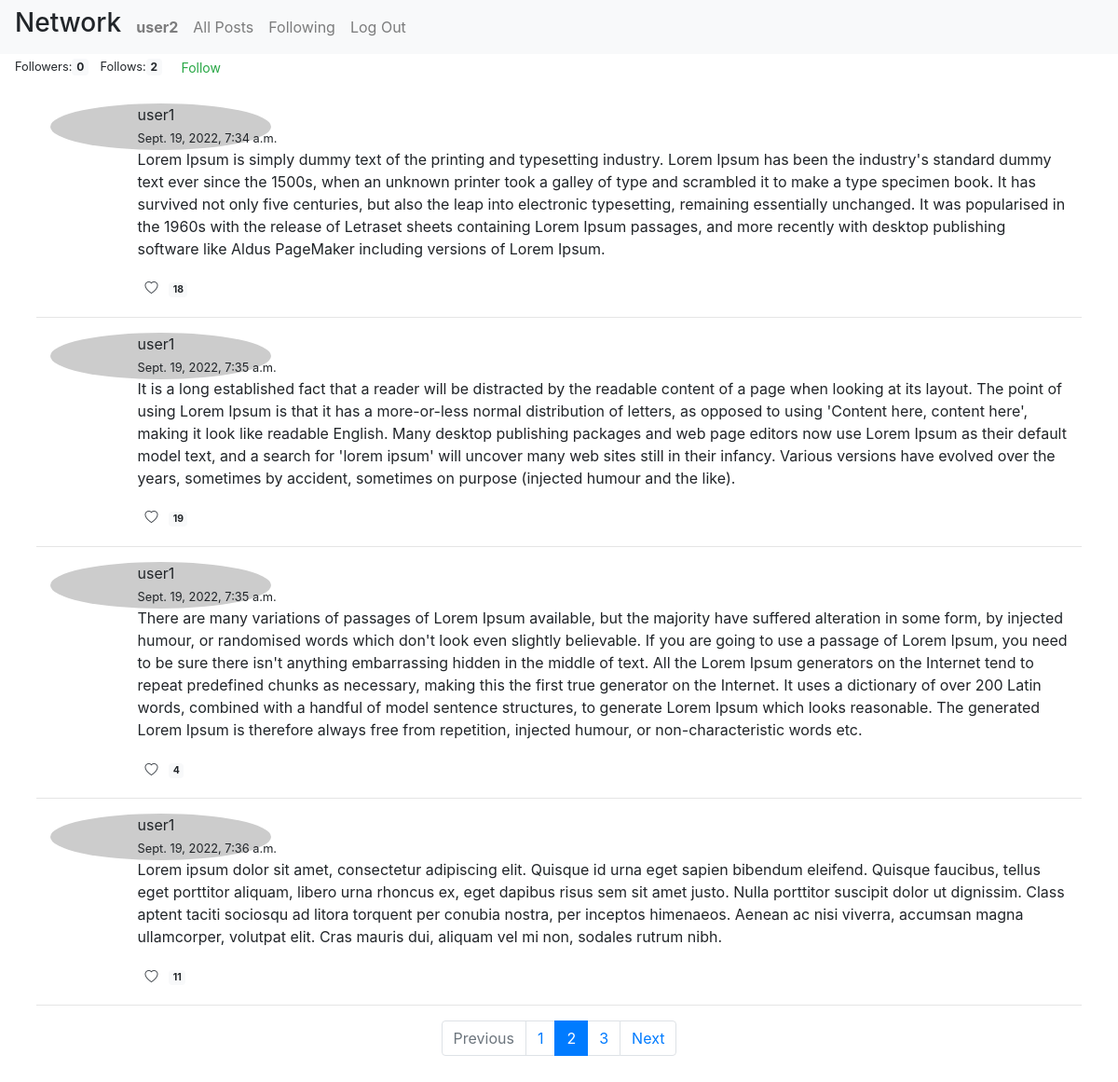
/profile/user1 (signed in), run on the app's committed database.
### network/models.py (models this page shows, shortened)
class User(AbstractUser):
    pic_src = models.CharField(
        max_length=255,
        blank=True
    )

class Post(models.Model):
    poster = models.ForeignKey(
        'User',
        on_delete=models.PROTECT,
        related_name='posts'
    )
    content = models.TextField(max_length=1024)
    timestamp = models.DateTimeField(auto_now_add=True)

### network/views.py (the view)
# urls.py: path("profile/<str:username>", views.profile, name="profile")
@csrf_exempt
def profile(request, username):
    usr = User.objects.get(username=username)
    posts = Post.objects.filter(poster=usr)
    likes = [Like.objects.filter(post_id=post.id).count() for post in posts]
    follow = Link.objects.filter(user_id=request.user, follows=usr)
    followers = Link.objects.filter(follows=usr).count()
    follows = Link.objects.filter(user_id = usr).count()
    return render(request, "network/profile.html", {
        "posts": zip(posts, likes),
        "follow": follow,
        "usr": usr,
        "followers": followers,
        "follows": follows
    }, status=200)

### network/templates/network/profile.html
{% extends "network/layout.html" %}
{% block body %}
<span class="ml-3">
    <small>Followers:</small><span class="badge badge-light mr-2">{{followers}}</span>
    <small>Follows:</small><span class="badge badge-light mr-2">{{follows}}</span>
    {% if user != usr %}
        {% if follow %}
            <div class="btn btn-outline-warning btn-sm" id="unfollow">UnFollow</div>
        {% else %}
            <div class="btn btn-outline-success btn-sm" id="follow">Follow</div>
        {% endif %}
    {% endif %}
</span>
<div class="container-fluid p-4">
    <div class="container-fluid" id="page-container">
        {% for post, like in posts %}
        <div class="container-fluid" id="outer-container">
            <div class="row">
                <div class="col-md-1 col-sm-2">
                    <img src={{ post.poster.pic_src }} alt="profile image" class="rounded-circle">
                </div>
                <div class="col-md-11 col-sm-10">
                    <div id="{{post.poster.username}}">{{post.poster.username}}</div>
                    <span class="timestamp"><small>{{ post.timestamp }}</small></span>
                    <p class="content">{{ post.content }}</p>
                    <div id="post-footer">
                        <span>
                            {% if user != usr %}
                                <button class="btn btn-outline-dark btn-sm like" id="{{post.id}}" style="border-style: none;">
                                    <i class="bi bi-heart"></i>
                                    <span class="badge badge-light ml-2 likes-count">{{ like }}</span>
                                </button>
                            {% else %}
                                <button class="btn btn-outline-dark btn-sm edit">
                                    <i class="bi bi-pencil"></i>
                                </button>
                            {% endif %}
                        </span>
                    </div>
                </div>
            </div>
        </div>
        <hr>
    {% endfor %}
    </div>
    <footer>
        <nav aria-label="...">
            <ul class="pagination justify-content-center">
            <li class="page-item disabled">
                <a class="page-link" href="#" tabindex="-1">Previous</a>
            </li>
            <li class="page-item"><a class="page-link" href="#">1</a></li>
            <li class="page-item active">
                <a class="page-link" href="#">2 <span class="sr-only">(current)</span></a>
            </li>
            <li class="page-item"><a class="page-link" href="#">3</a></li>
            <li class="page-item">
                <a class="page-link" href="#">Next</a>
            </li>
            </ul>
        </nav>
    </footer>
</div>
{% endblock %}

### network/templates/network/layout.html (shortened to what this page needs)
{% load static %}
<!DOCTYPE html>
<html lang="en">
    <head>
        <link rel="stylesheet" href="https://stackpath.bootstrapcdn.com/bootstrap/4.4.1/css/bootstrap.min.css">
        <link href="{% static 'network/styles.css' %}" rel="stylesheet">
        <link rel="stylesheet" href="https://cdn.jsdelivr.net/npm/bootstrap-icons@1.9.1/font/bootstrap-icons.css">
    </head>
    <body>
        <nav class="navbar navbar-expand-sm navbar-light bg-light">
                <h3 class="nav-brand mr-2">Network</h3>
                <ul class="navbar-nav mr-auto">
                    {% if user.is_authenticated %}
                        <li class="nav-item">
                            <a class="nav-link profile" href="{% url 'profile' user.username %}" data-usr="{{ user.username }}">
                                <strong>{{ user.username }}</strong>
                            </a>
                        </li>
                    {% endif %}
                    <li class="nav-item">
                    <a class="nav-link" href="{% url 'index' %}">All Posts</a>
                    </li>
                    {% if user.is_authenticated %}
                        <li class="nav-item">
                            <a class="nav-link following">Following</a>
                        </li>
                        <li class="nav-item">
                            <a class="nav-link" href="{% url 'logout' %}">Log Out</a>
                        </li>
                    {% endif %}
                </ul>
        </nav>
        <div class="body">
            {% block body %}
            {% endblock %}
        </div>
    </body>
</html>

### network/static/network/styles.css (style rules this page uses)
.btn { border-style: none; }

### data on the page
User: username "user2"
Post: poster.username "user1", timestamp "Sept. 19, 2022, 7:34 a.m.", content "Lorem Ipsum is simply dummy text of the printing and typesetting industry. Lorem Ipsum has been the industry's standard dummy text ever since the 1500s, when an unknown printer took a galley of type and scrambled it to make a type specimen book. It has survived not only five centuries, but also the leap into electronic typesetting, remaining essentially unchanged. It was popularised in the 1960s with the release of Letraset sheets containing Lorem Ipsum passages, and more recently with desktop publishing software like Aldus PageMaker including versions of Lorem Ipsum.", like "18"
Post: poster.username "user1", timestamp "Sept. 19, 2022, 7:35 a.m.", content "It is a long established fact that a reader will be distracted by the readable content of a page when looking at its layout. The point of using Lorem Ipsum is that it has a more-or-less normal distribution of letters, as opposed to using 'Content here, content here', making it look like readable English. Many desktop publishing packages and web page editors now use Lorem Ipsum as their default model text, and a search for 'lorem ipsum' will uncover many web sites still in their infancy. Various versions have evolved over the years, sometimes by accident, sometimes on purpose (injected humour and the like).", like "19"
Post: poster.username "user1", timestamp "Sept. 19, 2022, 7:35 a.m.", content "There are many variations of passages of Lorem Ipsum available, but the majority have suffered alteration in some form, by injected humour, or randomised words which don't look even slightly believable. If you are going to use a passage of Lorem Ipsum, you need to be sure there isn't anything embarrassing hidden in the middle of text. All the Lorem Ipsum generators on the Internet tend to repeat predefined chunks as necessary, making this the first true generator on the Internet. It uses a dictionary of over 200 Latin words, combined with a handful of model sentence structures, to generate Lorem Ipsum which looks reasonable. The generated Lorem Ipsum is therefore always free from…", like "4"
Post: poster.username "user1", timestamp "Sept. 19, 2022, 7:36 a.m.", content "Lorem ipsum dolor sit amet, consectetur adipiscing elit. Quisque id urna eget sapien bibendum eleifend. Quisque faucibus, tellus eget porttitor aliquam, libero urna rhoncus ex, eget dapibus risus sem sit amet justo. Nulla porttitor suscipit dolor ut dignissim. Class aptent taciti sociosqu ad litora torquent per conubia nostra, per inceptos himenaeos. Aenean ac nisi viverra, accumsan magna ullamcorper, volutpat elit. Cras mauris dui, aliquam vel mi non, sodales rutrum nibh.", like "11"

### other printed values
{{ followers }} "0"
{{ follows }} "2"
